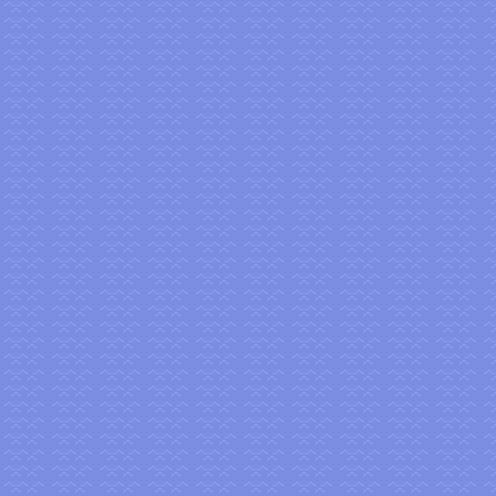

Tiled map render using the project's own tile images. Description and the whole map definition, tile-layer contents included, below:
An orthogonal 31x31 tile map with 16x16 px tiles, 1 tile layer (Tile Layer 1).

<map version="1.0" tiledversion="1.0.2" orientation="orthogonal" renderorder="right-down" width="31" height="31" tilewidth="16" tileheight="16" nextobjectid="1">
 <tileset firstgid="1" source="tileset.tsx" />
 <layer name="Tile Layer 1" width="31" height="31">
  <data encoding="csv">
12,13,14,12,13,14,12,13,14,12,13,14,12,13,14,12,13,14,12,13,14,12,13,14,12,13,14,12,13,14,12,
12,13,14,12,13,14,12,13,14,12,13,14,12,13,14,12,13,14,12,13,14,12,13,14,12,13,14,12,13,14,12,
12,13,14,12,13,14,12,13,14,12,13,14,12,13,14,12,13,14,12,13,14,12,13,14,12,13,14,12,13,14,12,
12,13,14,12,13,14,12,13,14,12,13,14,12,13,14,12,13,14,12,13,14,12,13,14,12,13,14,12,13,14,12,
12,13,14,12,13,14,12,13,14,12,13,14,12,13,14,12,13,14,12,13,14,12,13,14,12,13,14,12,13,14,12,
12,13,14,12,13,14,12,13,14,12,13,14,12,13,14,12,13,14,12,13,14,12,13,14,12,13,14,12,13,14,12,
12,13,14,12,13,14,12,13,14,12,13,14,12,13,14,12,13,14,12,13,14,12,13,14,12,13,14,12,13,14,12,
12,13,14,12,13,14,12,13,14,12,13,14,12,13,14,12,13,14,12,13,14,12,13,14,12,13,14,12,13,14,12,
12,13,14,12,13,14,12,13,14,12,13,14,12,13,14,12,13,14,12,13,14,12,13,14,12,13,14,12,13,14,12,
12,13,14,12,13,14,12,13,14,12,13,14,12,13,14,12,13,14,12,13,14,12,13,14,12,13,14,12,13,14,12,
12,13,14,12,13,14,12,13,14,12,13,14,12,13,14,12,13,14,12,13,14,12,13,14,12,13,14,12,13,14,12,
12,13,14,12,13,14,12,13,14,12,13,14,12,13,14,12,13,14,12,13,14,12,13,14,12,13,14,12,13,14,12,
12,13,14,12,13,14,12,13,14,12,13,14,12,13,14,12,13,14,12,13,14,12,13,14,12,13,14,12,13,14,12,
12,13,14,12,13,14,12,13,14,12,13,14,12,13,14,12,13,14,12,13,14,12,13,14,12,13,14,12,13,14,12,
12,13,14,12,13,14,12,13,14,12,13,14,12,13,14,12,13,14,12,13,14,12,13,14,12,13,14,12,13,14,12,
12,13,14,12,13,14,12,13,14,12,13,14,12,13,14,12,13,14,12,13,14,12,13,14,12,13,14,12,13,14,12,
12,13,14,12,13,14,12,13,14,12,13,14,12,13,14,12,13,14,12,13,14,12,13,14,12,13,14,12,13,14,12,
12,13,14,12,13,14,12,13,14,12,13,14,12,13,14,12,13,14,12,13,14,12,13,14,12,13,14,12,13,14,12,
12,13,14,12,13,14,12,13,14,12,13,14,12,13,14,12,13,14,12,13,14,12,13,14,12,13,14,12,13,14,12,
12,13,14,12,13,14,12,13,14,12,13,14,12,13,14,12,13,14,12,13,14,12,13,14,12,13,14,12,13,14,12,
12,13,14,12,13,14,12,13,14,12,13,14,12,13,14,12,13,14,12,13,14,12,13,14,12,13,14,12,13,14,12,
12,13,14,12,13,14,12,13,14,12,13,14,12,13,14,12,13,14,12,13,14,12,13,14,12,13,14,12,13,14,12,
12,13,14,12,13,14,12,13,14,12,13,14,12,13,14,12,13,14,12,13,14,12,13,14,12,13,14,12,13,14,12,
12,13,14,12,13,14,12,13,14,12,13,14,12,13,14,12,13,14,12,13,14,12,13,14,12,13,14,12,13,14,12,
12,13,14,12,13,14,12,13,14,12,13,14,12,13,14,12,13,14,12,13,14,12,13,14,12,13,14,12,13,14,12,
12,13,14,12,13,14,12,13,14,12,13,14,12,13,14,12,13,14,12,13,14,12,13,14,12,13,14,12,13,14,12,
12,13,14,12,13,14,12,13,14,12,13,14,12,13,14,12,13,14,12,13,14,12,13,14,12,13,14,12,13,14,12,
12,13,14,12,13,14,12,13,14,12,13,14,12,13,14,12,13,14,12,13,14,12,13,14,12,13,14,12,13,14,12,
12,13,14,12,13,14,12,13,14,12,13,14,12,13,14,12,13,14,12,13,14,12,13,14,12,13,14,12,13,14,12,
12,13,14,12,13,14,12,13,14,12,13,14,12,13,14,12,13,14,12,13,14,12,13,14,12,13,14,12,13,14,12,
12,13,14,12,13,14,12,13,14,12,13,14,12,13,14,12,13,14,12,13,14,12,13,14,12,13,14,12,13,14,12
</data>
 </layer>
</map>
